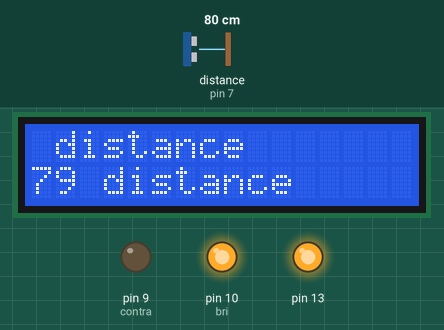
Recording of a sketch running on a simulated Arduino Uno, built with avr-gcc and run on an emulated ATmega328P. Parts: 16×2 character LCD, output pins drawn as LEDs (lit = HIGH). Wiring (inferred from the names in the program): ultrasonic range finder: trigger pin 6; echo pin 7. Inputs (shaded band) come from the test bench; at power-on: distance to the obstacle (sensor on pin 7) 80 cm. The echo pulse lasts 58.3 µs per cm; pins used as bus, display or sensor lines are not drawn.

Above: at 1.2 s.
1.3 s: distance to the obstacle (sensor on pin 7) set to 12 cm
At 2.9 s:
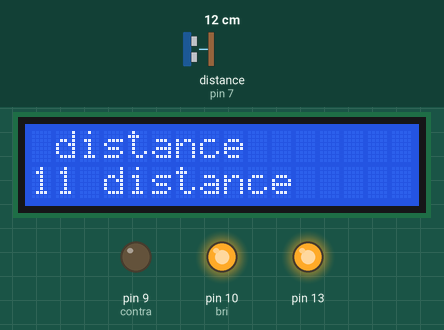
3.5 s: distance to the obstacle (sensor on pin 7) set to 9 cm
At 5.3 s:
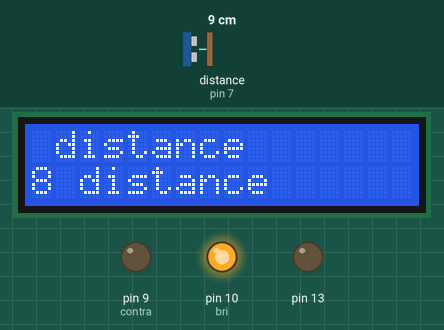
6.1 s: distance to the obstacle (sensor on pin 7) set to 120 cm
At 7.0 s:
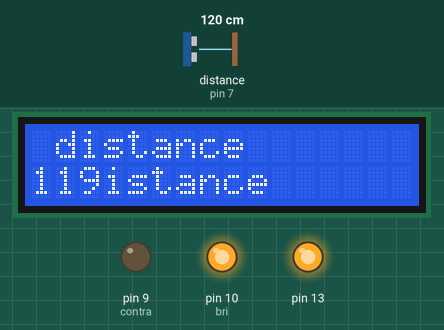
8.6 s: distance to the obstacle (sensor on pin 7) set to 2 cm
At 10.2 s:
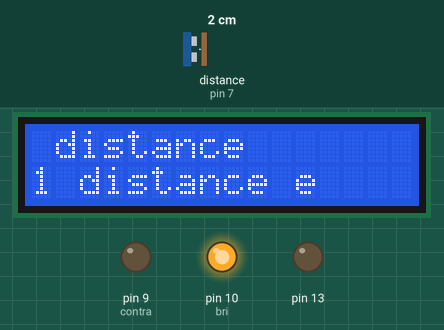
11.1 s: distance to the obstacle (sensor on pin 7) set to 250 cm
At 12.1 s:
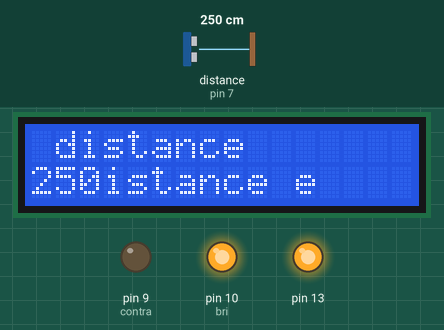
Timing chart, 0 to 14.1 s (numbered marks = the images above; inputs shaded):
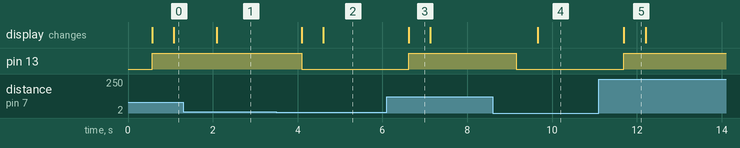

Measured:
- the behaviour switches between 11 and 10 cm on distance to the obstacle (sensor on pin 7) (found by bisection; images 1 and 2)
- after the input at 1.3 s, the display: changes after 0.79 s (image 1)
- after the input at 3.5 s, pin 13: HIGH → LOW after 0.60 s; the display: first changes after 0.60 s (image 2 shows a later state)
- after the input at 6.1 s, pin 13: LOW → HIGH after 0.52 s; the display: changes after 0.52 s (image 3)
- after the input at 8.6 s, pin 13: HIGH → LOW after 0.56 s; the display: changes after 1.1 s (image 4)
- after the input at 11.1 s, pin 13: LOW → HIGH after 0.59 s; the display: changes after 0.59 s (image 5)
- what the display in image 3 shows lasts 0.5 s, from 6.6 s to 7.1 s

The sketch:

finally_Value_on_LCD_and_led_blink.ino
```cpp
#define trigPin1 6
#define echoPin1 7

long duration, distance, UltraSensor;
#include <LiquidCrystal.h> //Import the LCD library
//Include^
//Init
LiquidCrystal lcd(12, 11, 5, 4, 3, 2);

//Global Var
#define contra 9 //Define the pin that controls the contrast of the screen
#define bri 10 //Define the pin the controls the brightness of the screen
//Both pins are PWM so you can analogWrite to them and have them output a variable value


void setup() {//~~~~~~~~~~~~~~~~~~~~~~~~~~~~~~~~~~~~~~~~~~~~~
  // put your setup code here, to run once:

pinMode(trigPin1, OUTPUT);
pinMode(echoPin1, INPUT);
pinMode(13,OUTPUT);

  lcd.begin(16, 2); //Tell the LCD that it is a 16x2 LCD
  pinMode(contra, OUTPUT); //set pin 9 to OUTPUT
  pinMode(bri, OUTPUT); //Set pin 10 to OUTPUT
  //pinMode-ing OUTPUT makes the specified pin output power
  digitalWrite(contra, LOW); /*outputs no power to the contrast pin.
                            this lets you see the words*/
  analogWrite(bri, 255); //Outputs full power to the screen brightness LED
}//~~~~~~~~~~~~~~~~~~~~~~~~~~~~~~~~~~~~~~~~~~~~~

void loop() {//~~~~~~~~~~~~~~~~~~~~~~~~~~~~~~~~~~~~~~~~~~~~~
  // put your main code here, to run repeatedly:


  SonarSensor(trigPin1, echoPin1);
UltraSensor = distance/10;

//Serial.println(UltraSensor);


  lcd.print(" distance "); //Output " Hello, World!!" on the first line of the LCD
  lcd.setCursor(0, 1); /*Set the (invisible) cursor on the first place second row of the LCD.
                        Cursor values are 0-indexed, 0 would the be the first place.
                        The cursor coordinates are X,Y coordinates.*/
  lcd.print(UltraSensor);
  if(UltraSensor>=10)
  digitalWrite(13,1);
  else
  digitalWrite(13,0);

}//~~~~~~~~~~~~~~~~~~~~~~~~~~~~~~~~~~~~~~~~~~~~~
void SonarSensor(int trigPin,int echoPin)
{
digitalWrite(trigPin, LOW);
delayMicroseconds(2);
digitalWrite(trigPin, HIGH);
delayMicroseconds(10);
digitalWrite(trigPin, LOW);
duration = pulseIn(echoPin, HIGH);  //pulseIn() is built-in Arduino function used to check for how long the echoPin remains HIGH
distance = (duration/2) / 2.91;  //pulse() is first send & then receives so actually it covers double distance therefore divided by 2
delay(500);
}
```
